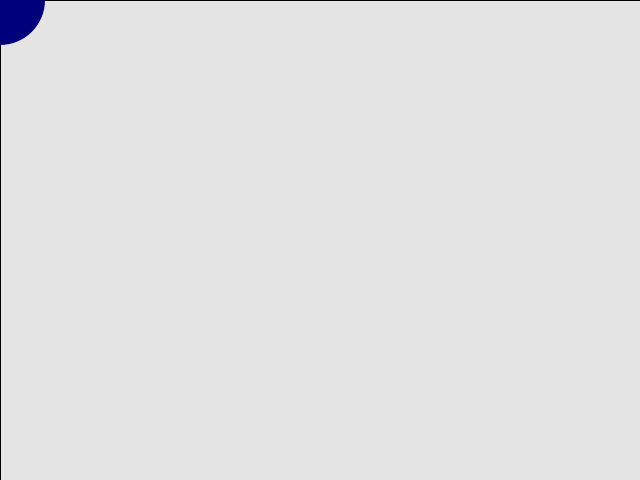
Frame 1 (no input)
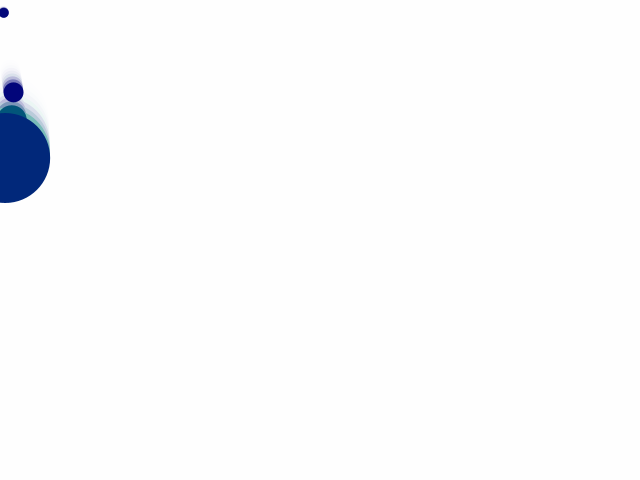
Frame 60 (the mouse pressed at the canvas centre just before this capture)
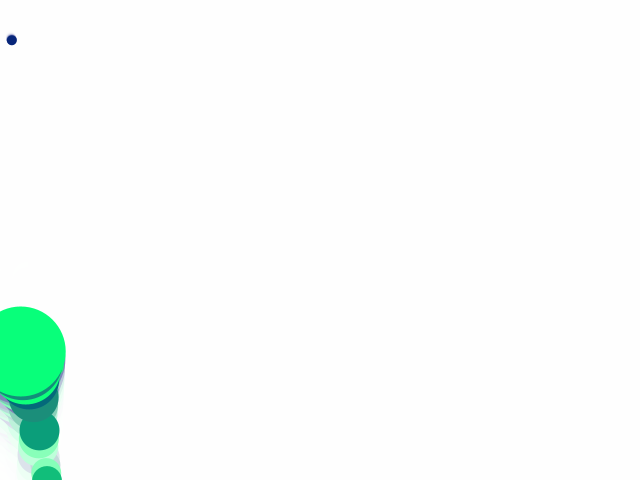
Frame 120 (the mouse held since frame 60 and released just before this capture)

The Processing sketch that drew these frames (run headless with seeded random() and noise(); from frame 60 on, the mouse is pressed at the canvas centre):

// Processing sketch: fraction
// ── fraction.pde
Mover[] mover;
PVector wind;
float u;

void setup(){
  size(640,480);
  mover=new Mover[10];
  wind=new PVector(random(-0.01,0.01),0);
  for(int i=0;i<mover.length;i++){
    mover[i]=new Mover(0.1*i,i*10,i*10);
  }
}
void draw(){
  fill(255,120);
  rect(0,0,width,height);
  for(int i=0;i<mover.length;i++){
    if(mover[i].position.x<width/2){
      u=0.01;
    }
    else {
      u=-0.01;
    }
    float N=1;
    float frictionMag=N*u;
    //calculate friction
    PVector fraction=mover[i].velocity.get();
    fraction.mult(-1);
    fraction.normalize();
    fraction.mult(frictionMag);
    mover[i].addForce(fraction);
    
    PVector gravity=new PVector(0,0.1*mover[i].mass);
    mover[i].addForce(gravity);
    mover[i].addForce(wind);
    
    mover[i].update();
    mover[i].display();
    mover[i].checkEdge();
  }
}

// ── Mover.pde
class Mover{
  PVector position;
  PVector velocity;
  PVector acceleration;
  float mass;
  Mover(float m,int x,int y){
    position =new PVector(0,0);
    velocity=new PVector(0,0);
    acceleration=new PVector(0,0);
    mass=m;
  }
  void addForce(PVector force){
    PVector f=PVector.div(force,mass);
    acceleration.add(f);
  }
  void update(){
    position.add(velocity);
    velocity.add(acceleration);
    acceleration.mult(0);
  }
  void display(){
    fill(random(position.x),random(position.y),122);
    noStroke();
    ellipse(position.x,position.y,100*mass,100*mass);
  }
  void checkEdge(){
    if(position.x>width){
      position.x=width;
      velocity.x*=-1;
    }
    if(position.x<0){
      position.x=0;
      velocity.x*=-1;
    }
    if(position.y>height){
      position.y=height;
      velocity.y*=-1;
    }
    if(position.y<0){
      position.y=0;
      velocity.y*=-1;
    }
  }
}
